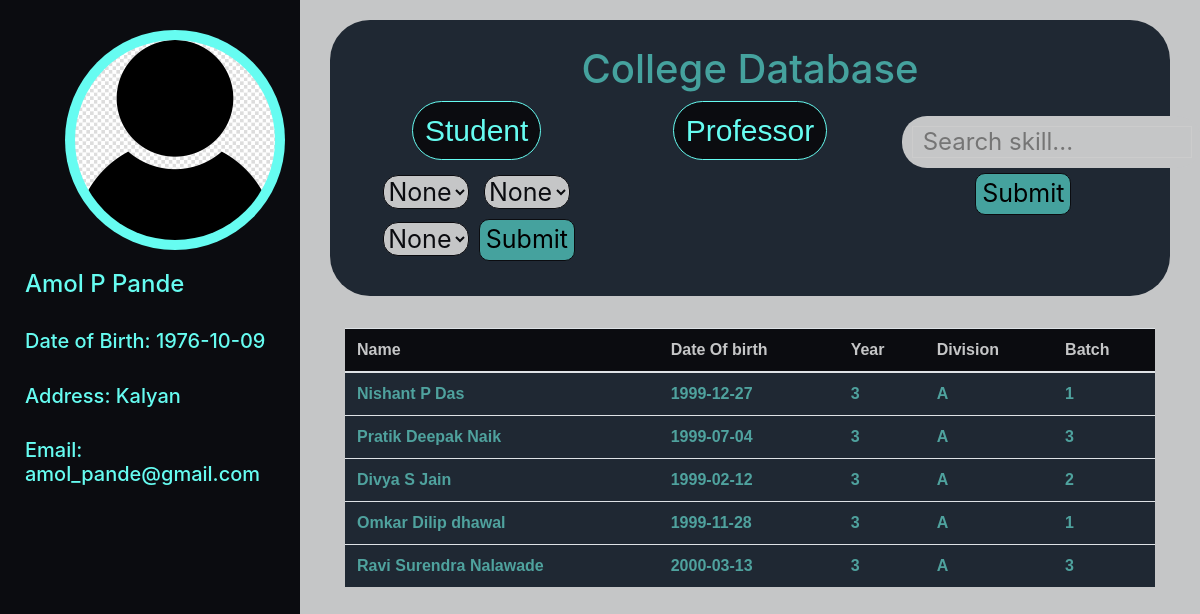
The app's page /hod1.php with its own data.
### tables this page shows
CREATE TABLE `professor` (
  `professor_id` int(11) NOT NULL,
  `First` varchar(50) NOT NULL,
  `Middle` varchar(50) NOT NULL,
  `Last` varchar(50) NOT NULL,
  `Date_of_Birth` date NOT NULL
);

CREATE TABLE `prof_address` (
  `professor_id` int(11) NOT NULL,
  `Location` varchar(500) NOT NULL
);

CREATE TABLE `professor_email` (
  `professor_id` int(11) DEFAULT NULL,
  `Email_id` varchar(100) NOT NULL
);

CREATE TABLE `students` (
  `student_id` int(11) NOT NULL,
  `First` varchar(100) NOT NULL,
  `Middle` varchar(100) NOT NULL,
  `Last` varchar(100) NOT NULL,
  `Mother` varchar(100) NOT NULL,
  `Date_of_birth` date NOT NULL,
  `Blood_grp` varchar(4) NOT NULL,
  `Study_year` int(4) NOT NULL,
  `Admission_year` int(255) NOT NULL,
  `Division` varchar(1) NOT NULL,
  `Roll_no` int(100) NOT NULL,
  `Batch` int(1) NOT NULL
);

### hod1.php (the view, shortened to what this page needs)
<html>
    <head>
        <link rel="stylesheet" href="https://stackpath.bootstrapcdn.com/bootstrap/4.3.1/css/bootstrap.min.css">
        <link rel="stylesheet" href="https://maxcdn.bootstrapcdn.com/font-awesome/4.7.0/css/font-awesome.min.css">
        <?php
            $servername="localhost";
            $conn = mysqli_connect($servername,"root","","computer_dept") ;
            $query = "select * from students ";
            $stud=mysqli_query($conn,$query);
            $qh = "select * from professor natural join prof_address natural join professor_email where professor_id=1233";
            $hod = mysqli_query($conn, $qh);
            $detail = mysqli_fetch_assoc($hod);
        ?>
    </head>
    <body>
        <div class="container-fluid">
            <div class="row">
                <div class="col-md-3">
                    <div class="container text-center heading">
                        <img src="contact.jpg" alt="pratik" class="thumbnail">
                    </div>
                    <div class="container details">
                        <h4><?php echo $detail['First'].' '.$detail['Middle'].' '.$detail['Last']; ?></h4>
                        <br>
                        <h5>Date of Birth: <?php echo $detail['Date_of_Birth']; ?></h5>
                        <br>
                        <h5>Address: <?php echo $detail['Location']; ?></h5>
                        <br>
                        <h5>Email: <?php echo $detail['Email_id']; ?></h5>
                        <br>
                    </div>
                </div>
                <div class="col-md-9">
                    <div class="container text-center">
                        <div class="jumbotron text-center info">
                            <h1>College Database</h1>
                            <div class="row">
                                <div class="col-md-4">
                                    <button onclick="fstudents()" class="btn btn-primary">Student</button>
                                    <form name="selection" action="hod1.php" method="post">
                                        <select name="Year">
                                            <option value="_">None</option>
                                        </select>
                                        <select name="Division">
                                            <option value="_">None</option>
                                        </select>
                                        <select name="Batch">
                                            <option value="_">None</option>
                                        </select>
                                        <button type="submit" name="submit" onclick="fstudents()" class="submit">Submit</button>
                                    </form>
                                </div>
                                <div class="col-md-4">
                                    <button onclick="fprofessor()" class="btn btn-primary">Professor</button>
                                </div>
                                <div class="col-md-4">
                                    <div class="search-box">
                                        <input type="text" id="myinput" autocomplete="off" placeholder="Search skill..." />
                                    </div>
                                    <input id="my_button" type="button" value="Submit" onclick="skillstudents()"/>
                                    <br>
                                </div>
                            </div>
                        </div>
                        <div class="container">
                            <div id="students">
                                <table class="table">
                                    <thead>
                                        <tr>
                                            <th>Name</th>
                                            <th>Date Of birth</th>
                                            <th>Year</th>
                                            <th>Division</th>
                                            <th>Batch</th>
                                    </thead>
                                    <tbody>
                                        <?php
                                            while($rows=mysqli_fetch_assoc($stud)){
                                            echo('
                                            <tr class="clickrow" data-href="student_infohod.php?id='.$rows["student_id"].'">
                                                <th>'.$rows["First"].' '.$rows["Middle"].' '.$rows["Last"] .'</th>
                                                <th>'.$rows["Date_of_birth"].'</th>
                                                <th>'.$rows["Study_year"]. '</th>
                                                <th>'.$rows["Division"].'</th>
                                                <th>'.$rows["Batch"].'</th>
                                            </tr>');
                                        }
                                        ?>
                                    </tbody>
                                </table>
                            </div>
                        </div>
                    </div>
                </div>
            </div>
        </div>
    </body>
</html>

### hod1.php (style rules this page uses)
body { background-color: #C5C6C7; }
.col-md-3 { background-color: #0B0C10;; height: 100vh; margin-left: 0; padding: 10px; position: sticky; }
.thumbnail { width: 200px; height: 200px; border-radius: 50%; }
.heading { width: 220px; height: 220px; margin: 20px 0 20px 55px; background-color: #66FCF1; border-radius: 100%; padding: 10px; }
.details { color: #66FCF1; font-size: 15px; }
.jumbotron { background-color: #1F2833; color: #45A29E; padding: 25px; margin-top: 20px; border-radius: 40px; }
.table { background-color: #1F2833; color: #4FA29E; font-family: 'Franklin Gothic Medium', 'Arial Narrow', Arial, sans-serif; }
thead { background-color: #0B0C10; color: #C5C6C7; }
.btn { background-color: #0B0C10; border: 1px solid #66FCF1; border-radius: 30px; font-size: 30px; color: #66FCF1; font-family: 'Franklin Gothic Medium', 'Arial Narrow', Arial, sans-serif; }
.submit, #my_button { background-color: #45A29E; columns: #0B0C10; font-size: 25px; border: 1px solid #0B0C10; border-radius: 10px; margin-top: 5px; }
form { margin: 10px; }
select { background-color: #C5C6C7; color: #0B0C10; font-size: 25px; border: 1px solid #0B0C10; border-radius: 15px; margin: 5px; }
select option { font-size: 20px; background-color: #45A29E; }
.search-box { width: 300px; position: relative; display: inline-block; font-size: 24px; padding: 10px; border-radius: 25px; background-color: #C5C6C7; color: #1F2833; margin-top: 15px; }
.search-box input[type="text"] { height: 32px; padding: 5px 10px; border: 1px solid #CCCCCC; background-color: #C5C6C7; color: #1F2833; font-size: 24px; }
.search-box input[type="text"], .result { width: 100%; box-sizing: border-box; }

### records on screen
professor: First "Amol", Middle "P", Last "Pande", Date_of_Birth "1976-10-09", prof_address.Location "Kalyan", professor_email.Email_id "amol_pande@gmail.com"
students: First "Nishant", Middle "P", Last "Das", Date_of_birth "1999-12-27", Study_year "3", Division "A", Batch "1"
students: First "Pratik", Middle "Deepak", Last "Naik", Date_of_birth "1999-07-04", Study_year "3", Division "A", Batch "3"
students: First "Divya", Middle "S", Last "Jain", Date_of_birth "1999-02-12", Study_year "3", Division "A", Batch "2"
students: First "Omkar", Middle "Dilip", Last "dhawal", Date_of_birth "1999-11-28", Study_year "3", Division "A", Batch "1"
students: First "Ravi", Middle "Surendra", Last "Nalawade", Date_of_birth "2000-03-13", Study_year "3", Division "A", Batch "3"
